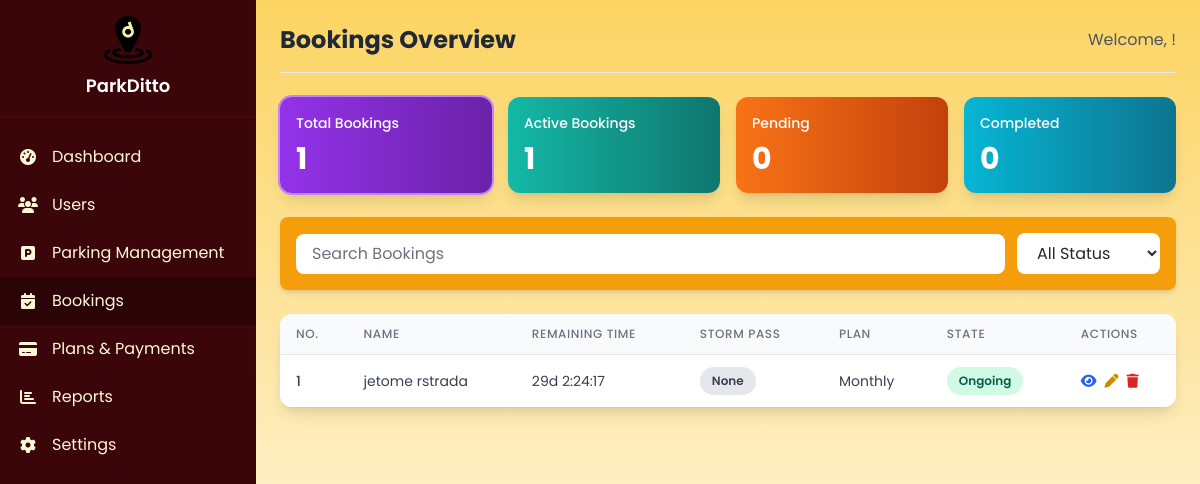
Screenshot of /booking.php with the database file from the repository.
### tables this page shows
CREATE TABLE `transactions` (
  `id` int(11) NOT NULL,
  `parking_space_id` int(11) NOT NULL,
  `user_id` int(11) NOT NULL,
  `lot_number` varchar(20) NOT NULL,
  `floor` varchar(50) DEFAULT NULL,
  `vehicle_type` varchar(20) DEFAULT NULL,
  `transaction_type` enum('booking','reservation') NOT NULL,
  `arrival_time` datetime NOT NULL,
  `departure_time` datetime DEFAULT NULL,
  `expiry_time` datetime DEFAULT NULL,
  `amount` decimal(10,2) NOT NULL,
  `duration_type` enum('hourly','daily','weekly','monthly','yearly') DEFAULT NULL,
  `duration_value` int(11) DEFAULT NULL,
  `payment_method` varchar(50) NOT NULL,
  `status` enum('pending','ongoing','cancelled','completed') DEFAULT 'pending',
  `storm_pass` enum('Active','None') NOT NULL,
  `ref_number` varchar(50) DEFAULT NULL,
  `created_at` timestamp NOT NULL DEFAULT current_timestamp()
);

CREATE TABLE `users` (
  `id` int(11) NOT NULL,
  `username` varchar(50) NOT NULL,
  `email` varchar(100) NOT NULL,
  `password` varchar(255) NOT NULL,
  `first_name` varchar(50) DEFAULT NULL,
  `last_name` varchar(50) DEFAULT NULL,
  `display_photo` varchar(255) DEFAULT NULL,
  `id_picture` varchar(255) DEFAULT NULL,
  `created_at` timestamp NOT NULL DEFAULT current_timestamp(),
  `type` enum('user','staff','admin') DEFAULT 'user'
);

### booking.php (the view, shortened to what this page needs)
<?php
$host = "localhost";
$user = "root";
$pass = "";
$dbname = "parkditto";
$conn = new mysqli($host, $user, $pass, $dbname);
$filter_status = isset($_GET['status']) ? $_GET['status'] : 'all';
if ($filter_status == 'all') {
    $sql = "SELECT t.*, u.first_name, u.last_name
            FROM transactions t
            JOIN users u ON t.user_id = u.id
            ORDER BY t.id DESC";
} else {
    $sql = "SELECT t.*, u.first_name, u.last_name
            FROM transactions t
            JOIN users u ON t.user_id = u.id
            WHERE t.status = '$filter_status'
            ORDER BY t.id DESC";
}
$result = $conn->query($sql);
$count_total = $conn->query("SELECT COUNT(*) as total FROM transactions")->fetch_assoc()['total'];
$count_completed = $conn->query("SELECT COUNT(*) as total FROM transactions WHERE status='completed'")->fetch_assoc()['total'];
$count_active = $conn->query("SELECT COUNT(*) as total FROM transactions WHERE status='ongoing'")->fetch_assoc()['total'];
$count_pending = $conn->query("SELECT COUNT(*) as total FROM transactions WHERE status='pending'")->fetch_assoc()['total'];
?>
<!DOCTYPE html>
<html lang="en">
<head>
    <script src="https://cdn.tailwindcss.com"></script>
    <link href="https://cdnjs.cloudflare.com/ajax/libs/font-awesome/6.4.0/css/all.min.css" rel="stylesheet">
    <link rel="stylesheet" href="css/navbar.css">
</head>
<body class="min-h-screen bg-gradient-to-b from-[#fcd462] to-[#FFFFFF] font-[Poppins] text-[#3B060A]">
  <?php include "includes/navbar.php";?>
    <div class="ml-64 flex-1 overflow-auto transition-all duration-300" id="mainContent">
        <div class="p-4 md:p-6">
            <div
                class="flex flex-col md:flex-row md:justify-between md:items-center mb-6 pb-4 border-b border-gray-200">
                <div class="flex items-center">
                    <h1 class="text-2xl font-bold text-gray-800 mb-2 md:mb-0">Bookings Overview</h1>
                </div>
                <p class="text-gray-600">Welcome, <?php echo $_SESSION['username']; ?>!</p>
            </div>
            <div class="grid grid-cols-1 sm:grid-cols-2 lg:grid-cols-4 gap-4 mb-6">
                <a href="?status=all" class="transform transition-transform hover:scale-105">
                    <div
                        class="bg-gradient-to-r from-purple-600 to-purple-800 text-white rounded-xl p-4 shadow-lg <?php echo $filter_status == 'all' ? 'ring-2 ring-purple-400' : ''; ?>">
                        <h5 class="text-sm font-medium mb-2">Total Bookings</h5>
                        <p class="text-3xl font-bold"><?= $count_total ?></p>
                    </div>
                </a>
                <a href="?status=ongoing" class="transform transition-transform hover:scale-105">
                    <div
                        class="bg-gradient-to-r from-teal-500 to-teal-700 text-white rounded-xl p-4 shadow-lg <?php echo $filter_status == 'ongoing' ? 'ring-2 ring-teal-400' : ''; ?>">
                        <h5 class="text-sm font-medium mb-2">Active Bookings</h5>
                        <p class="text-3xl font-bold"><?= $count_active ?></p>
                    </div>
                </a>
                <a href="?status=pending" class="transform transition-transform hover:scale-105">
                    <div
                        class="bg-gradient-to-r from-orange-500 to-orange-700 text-white rounded-xl p-4 shadow-lg <?php echo $filter_status == 'pending' ? 'ring-2 ring-orange-400' : ''; ?>">
                        <h5 class="text-sm font-medium mb-2">Pending</h5>
                        <p class="text-3xl font-bold"><?= $count_pending ?></p>
                    </div>
                </a>
                <a href="?status=completed" class="transform transition-transform hover:scale-105">
                    <div
                        class="bg-gradient-to-r from-cyan-500 to-cyan-700 text-white rounded-xl p-4 shadow-lg <?php echo $filter_status == 'completed' ? 'ring-2 ring-cyan-400' : ''; ?>">
                        <h5 class="text-sm font-medium mb-2">Completed</h5>
                        <p class="text-3xl font-bold"><?= $count_completed ?></p>
                    </div>
                </a>
            </div>
            <div class="bg-amber-500 rounded-lg p-4 mb-6 shadow-md">
                <div class="flex flex-col md:flex-row md:items-center gap-3">
                    <input type="text"
                        class="flex-grow px-4 py-2 rounded-lg bg-white text-gray-800 placeholder-gray-500 focus:outline-none focus:ring-2 focus:ring-amber-600"
                        placeholder="Search Bookings" id="searchInput">
                    <select
                        class="px-4 py-2 rounded-lg bg-white text-gray-800 focus:outline-none focus:ring-2 focus:ring-amber-600"
                        id="statusFilter">
                        <option value="all" <?php echo $filter_status == 'all' ? 'selected' : ''; ?>>All Status</option>
                    </select>
                </div>
            </div>
            <div class="bg-white rounded-xl shadow-lg overflow-hidden mb-6">
                <div class="overflow-x-auto">
                    <table class="min-w-full divide-y divide-gray-200 responsive-table" id="bookingsTable">
                        <thead class="bg-gray-50">
                            <tr>
                                <th
                                    class="px-4 py-3 text-left text-xs font-medium text-gray-500 uppercase tracking-wider">
                                    No.</th>
                                <th
                                    class="px-4 py-3 text-left text-xs font-medium text-gray-500 uppercase tracking-wider">
                                    Name</th>
                                <th
                                    class="px-4 py-3 text-left text-xs font-medium text-gray-500 uppercase tracking-wider">
                                    Remaining time</th>
                                <th
                                    class="px-4 py-3 text-left text-xs font-medium text-gray-500 uppercase tracking-wider">
                                    Storm pass</th>
                                <th
                                    class="px-4 py-3 text-left text-xs font-medium text-gray-500 uppercase tracking-wider">
                                    Plan</th>
                                <th
                                    class="px-4 py-3 text-left text-xs font-medium text-gray-500 uppercase tracking-wider">
                                    State</th>
                                <th
                                    class="px-4 py-3 text-left text-xs font-medium text-gray-500 uppercase tracking-wider">
                                    Actions</th>
                            </tr>
                        </thead>
                        <tbody class="bg-white divide-y divide-gray-200">
                            <?php
                            $i = 1;
                            if ($result->num_rows > 0) {
                                while ($row = $result->fetch_assoc()) {
                                    $fullname = $row['first_name'] . " " . $row['last_name'];
                                    $remaining = "N/A";
                                    if ($row['expiry_time']) {
                                        $exp = new DateTime($row['expiry_time']);
                                        $now = new DateTime();
                                        if ($exp > $now) {
                                            $diff = $now->diff($exp);
                                            $remaining = $diff->days . "d " . $diff->h . ":" . $diff->i . ":" . $diff->s;
                                        } else {
                                            $remaining = "Expired";
                                        }
                                    }
                                    $storm_pass = ($row['transaction_type'] == "reservation") ? "Active" : "None";
                                    $storm_class = ($storm_pass == "Active") ? "state-active" : "state-inactive";
                                    $plan = ucfirst($row['duration_type']);
                                    $state = ucfirst($row['status']);
                                    $stateClass = "state-pending";
                                    if ($row['status'] == "ongoing")
                                        $stateClass = "state-active";
                                    ?>
                                    <tr class="hover:bg-gray-50">
                                        <td class="px-4 py-3 whitespace-nowrap text-sm font-medium text-gray-700"
                                            data-label="No."><?= $i++ ?></td>
                                        <td class="px-4 py-3 whitespace-nowrap text-sm text-gray-700" data-label="Name">
                                            <?= $fullname ?>
                                        </td>
                                        <td class="px-4 py-3 whitespace-nowrap text-sm text-gray-700"
                                            data-label="Remaining time"><?= $remaining ?></td>
                                        <td class="px-4 py-3 whitespace-nowrap" data-label="Storm pass">
                                            <span
                                                class="px-3 py-1 inline-flex text-xs leading-5 font-semibold rounded-full <?= $storm_class ?>"><?= $storm_pass ?></span>
                                        </td>
                                        <td class="px-4 py-3 whitespace-nowrap text-sm text-gray-700" data-label="Plan">
                                            <?= $plan ?>
                                        </td>
                                        <td class="px-4 py-3 whitespace-nowrap" data-label="State">
                                            <span
                                                class="px-3 py-1 inline-flex text-xs leading-5 font-semibold rounded-full <?= $stateClass ?>"><?= $state ?></span>
                                        </td>
                                        <td class="px-4 py-3 whitespace-nowrap text-sm font-medium" data-label="Actions">
                                            <div class="flex space-x-2">
                                                <button class="text-blue-600 hover:text-blue-900">
                                                    <i class="fa fa-eye"></i>
                                                </button>
                                                <button class="text-yellow-600 hover:text-yellow-900">
                                                    <i class="fa fa-pen"></i>
                                                </button>
                                                <button class="text-red-600 hover:text-red-900">
                                                    <i class="fa fa-trash"></i>
                                                </button>
                                            </div>
                                        </td>
                                    </tr>
                                    <?php
                                }
                            } else {
                                echo '<tr><td colspan="7" class="px-4 py-4 text-center text-sm text-gray-500">No bookings found</td></tr>';
                            }
                            ?>
                        </tbody>
                    </table>
                </div>
            </div>
        </div>
    </div>
</body>
</html>

### css/navbar.css (style rules this page uses)
:root { --primary: #400000; --secondary: #fcd462; --dark: #3B060A; --light: #f8f9fa; --gray: #6c757d; }
body { font-family: 'Poppins', sans-serif; background-color: #f5f5f5; color: #3B060A; }
.state-active { background-color: #28a745; color: #fff; }
.state-inactive { background-color: #ffc107; color: #000; }
.state-active { background-color: #d1fae5; color: #065f46; }
.state-inactive { background-color: #e5e7eb; color: #374151; }

### rows the page displays
transactions: user.last_name "jetome rstrada", expiry_time "29d 2:24:17", transaction_type "None", duration_type "Monthly", status "Ongoing"

### other values shown
$count_total "1"
$count_active "1"
$count_pending "0"
$count_completed "0"
